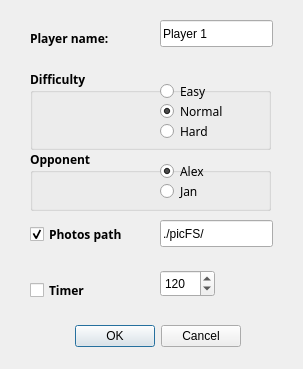
<?xml version="1.0" encoding="UTF-8"?>
<ui version="4.0">
 <class>settings</class>
 <widget class="QDialog" name="settings">
  <property name="geometry">
   <rect>
    <x>0</x>
    <y>0</y>
    <width>303</width>
    <height>369</height>
   </rect>
  </property>
  <property name="windowTitle">
   <string>Settings</string>
  </property>
  <widget class="QDialogButtonBox" name="buttonBox">
   <property name="geometry">
    <rect>
     <x>70</x>
     <y>320</y>
     <width>171</width>
     <height>32</height>
    </rect>
   </property>
   <property name="orientation">
    <enum>Qt::Horizontal</enum>
   </property>
   <property name="standardButtons">
    <set>QDialogButtonBox::Cancel|QDialogButtonBox::Ok</set>
   </property>
  </widget>
  <widget class="QCheckBox" name="timeoutCB">
   <property name="geometry">
    <rect>
     <x>30</x>
     <y>280</y>
     <width>94</width>
     <height>20</height>
    </rect>
   </property>
   <property name="font">
    <font>
     <family>Sans Serif</family>
     <weight>75</weight>
     <bold>true</bold>
    </font>
   </property>
   <property name="text">
    <string>Timer</string>
   </property>
  </widget>
  <widget class="QGroupBox" name="groupBox">
   <property name="geometry">
    <rect>
     <x>30</x>
     <y>70</y>
     <width>241</width>
     <height>80</height>
    </rect>
   </property>
   <property name="font">
    <font>
     <family>Sans Serif</family>
     <weight>75</weight>
     <bold>true</bold>
    </font>
   </property>
   <property name="title">
    <string>Difficulty</string>
   </property>
   <widget class="QRadioButton" name="easyRB">
    <property name="geometry">
     <rect>
      <x>130</x>
      <y>10</y>
      <width>109</width>
      <height>22</height>
     </rect>
    </property>
    <property name="font">
     <font>
      <weight>50</weight>
      <italic>false</italic>
      <bold>false</bold>
     </font>
    </property>
    <property name="text">
     <string>Easy</string>
    </property>
   </widget>
   <widget class="QRadioButton" name="normalRB">
    <property name="geometry">
     <rect>
      <x>130</x>
      <y>30</y>
      <width>109</width>
      <height>22</height>
     </rect>
    </property>
    <property name="font">
     <font>
      <weight>50</weight>
      <italic>false</italic>
      <bold>false</bold>
     </font>
    </property>
    <property name="text">
     <string>Normal</string>
    </property>
    <property name="checked">
     <bool>true</bool>
    </property>
   </widget>
   <widget class="QRadioButton" name="hardRB">
    <property name="geometry">
     <rect>
      <x>130</x>
      <y>50</y>
      <width>109</width>
      <height>22</height>
     </rect>
    </property>
    <property name="font">
     <font>
      <weight>50</weight>
      <italic>false</italic>
      <bold>false</bold>
     </font>
    </property>
    <property name="text">
     <string>Hard</string>
    </property>
   </widget>
  </widget>
  <widget class="QSpinBox" name="timeoutSB">
   <property name="geometry">
    <rect>
     <x>160</x>
     <y>270</y>
     <width>55</width>
     <height>27</height>
    </rect>
   </property>
   <property name="maximum">
    <number>999</number>
   </property>
   <property name="value">
    <number>120</number>
   </property>
  </widget>
  <widget class="QLabel" name="label">
   <property name="geometry">
    <rect>
     <x>30</x>
     <y>30</y>
     <width>111</width>
     <height>17</height>
    </rect>
   </property>
   <property name="font">
    <font>
     <family>Sans Serif</family>
     <weight>75</weight>
     <bold>true</bold>
    </font>
   </property>
   <property name="text">
    <string>Player name:</string>
   </property>
  </widget>
  <widget class="QLineEdit" name="nameLE">
   <property name="geometry">
    <rect>
     <x>160</x>
     <y>20</y>
     <width>113</width>
     <height>27</height>
    </rect>
   </property>
   <property name="text">
    <string>Player 1</string>
   </property>
  </widget>
  <widget class="QGroupBox" name="groupBox_2">
   <property name="geometry">
    <rect>
     <x>30</x>
     <y>150</y>
     <width>241</width>
     <height>61</height>
    </rect>
   </property>
   <property name="font">
    <font>
     <family>Sans Serif</family>
     <weight>75</weight>
     <bold>true</bold>
    </font>
   </property>
   <property name="title">
    <string>Opponent</string>
   </property>
   <widget class="QRadioButton" name="alexRB">
    <property name="geometry">
     <rect>
      <x>130</x>
      <y>10</y>
      <width>109</width>
      <height>22</height>
     </rect>
    </property>
    <property name="font">
     <font>
      <weight>50</weight>
      <italic>false</italic>
      <bold>false</bold>
     </font>
    </property>
    <property name="text">
     <string>Alex</string>
    </property>
    <property name="checked">
     <bool>true</bool>
    </property>
   </widget>
   <widget class="QRadioButton" name="janRB">
    <property name="geometry">
     <rect>
      <x>130</x>
      <y>30</y>
      <width>109</width>
      <height>22</height>
     </rect>
    </property>
    <property name="font">
     <font>
      <weight>50</weight>
      <italic>false</italic>
      <bold>false</bold>
     </font>
    </property>
    <property name="text">
     <string>Jan</string>
    </property>
    <property name="checked">
     <bool>false</bool>
    </property>
   </widget>
  </widget>
  <widget class="QLineEdit" name="pathLE">
   <property name="geometry">
    <rect>
     <x>160</x>
     <y>220</y>
     <width>113</width>
     <height>27</height>
    </rect>
   </property>
   <property name="text">
    <string>./picFS/</string>
   </property>
  </widget>
  <widget class="QCheckBox" name="photosPathCB">
   <property name="geometry">
    <rect>
     <x>30</x>
     <y>223</y>
     <width>131</width>
     <height>22</height>
    </rect>
   </property>
   <property name="font">
    <font>
     <family>Sans Serif</family>
     <weight>75</weight>
     <bold>true</bold>
    </font>
   </property>
   <property name="text">
    <string>Photos path</string>
   </property>
   <property name="checked">
    <bool>true</bool>
   </property>
  </widget>
 </widget>
 <resources/>
 <connections>
  <connection>
   <sender>buttonBox</sender>
   <signal>accepted()</signal>
   <receiver>settings</receiver>
   <slot>accept()</slot>
   <hints>
    <hint type="sourcelabel">
     <x>248</x>
     <y>254</y>
    </hint>
    <hint type="destinationlabel">
     <x>157</x>
     <y>274</y>
    </hint>
   </hints>
  </connection>
  <connection>
   <sender>buttonBox</sender>
   <signal>rejected()</signal>
   <receiver>settings</receiver>
   <slot>reject()</slot>
   <hints>
    <hint type="sourcelabel">
     <x>316</x>
     <y>260</y>
    </hint>
    <hint type="destinationlabel">
     <x>286</x>
     <y>274</y>
    </hint>
   </hints>
  </connection>
 </connections>
</ui>
